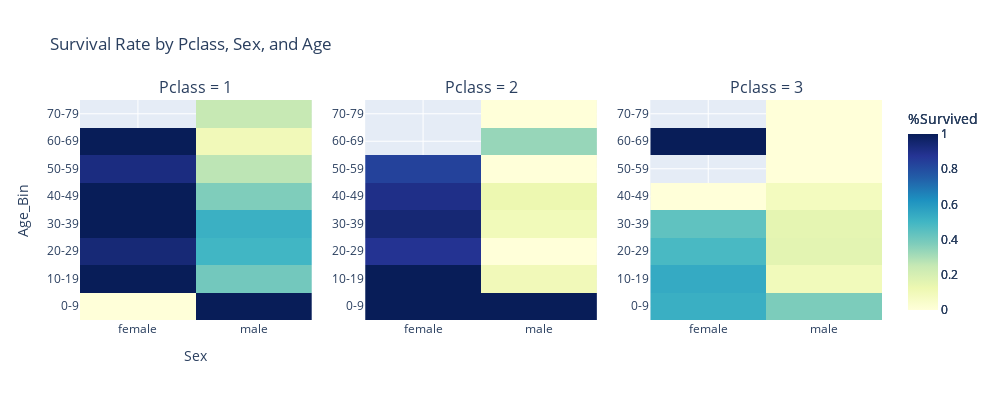

Source (notebook cell):
### Code cell
import plotly.graph_objects as go
from plotly.subplots import make_subplots

# Convert the Age_Bin column to string format
grouped5['Age_Bin'] = grouped5['Age_Bin'].astype(str)

# Filter the data for each Pclass separately
pclass_1 = grouped5[grouped5['Pclass'] == 1]
pclass_2 = grouped5[grouped5['Pclass'] == 2]
pclass_3 = grouped5[grouped5['Pclass'] == 3]

# Create subplots
fig = make_subplots(rows=1, cols=3, subplot_titles=("Pclass = 1", "Pclass = 2", "Pclass = 3"))

# Add heatmap traces for Pclass = 1
trace1 = go.Heatmap(
    x=pclass_1['Sex'],
    y=pclass_1['Age_Bin'],
    z=pclass_1['Survived'],
    colorscale='YlGnBu',
    zmin=0,
    zmax=1,
    colorbar=dict(title='%Survived')
)
fig.add_trace(trace1, row=1, col=1)

# Add heatmap traces for Pclass = 2
trace2 = go.Heatmap(
    x=pclass_2['Sex'],
    y=pclass_2['Age_Bin'],
    z=pclass_2['Survived'],
    colorscale='YlGnBu',
    zmin=0,
    zmax=1,
    colorbar=dict(title='%Survived')
)
fig.add_trace(trace2, row=1, col=2)

# Add heatmap traces for Pclass = 3
trace3 = go.Heatmap(
    x=pclass_3['Sex'],
    y=pclass_3['Age_Bin'],
    z=pclass_3['Survived'],
    colorscale='YlGnBu',
    zmin=0,
    zmax=1,
    colorbar=dict(title='%Survived')
)
fig.add_trace(trace3, row=1, col=3)

# Update layout
fig.update_layout(
    title='Survival Rate by Pclass, Sex, and Age',
    xaxis=dict(title='Sex'),
    yaxis=dict(title='Age_Bin'),
    height=400,
    width=1000,
)

# Show the plot
fig.show()

### Figure 1 — Plotly figure (JSON) as saved in the notebook; plotly's stock layout.template omitted (floating-point values rounded to 4 significant figures)
{"data": [{"colorbar": {"title": {"text": "%Survived"}}, "colorscale": [[0, "rgb(255,255,217)"], [0.125, "rgb(237,248,177)"], [0.25, "rgb(199,233,180)"], [0.375, "rgb(127,205,187)"], [0.5, "rgb(65,182,196)"], [0.625, "rgb(29,145,192)"], [0.75, "rgb(34,94,168)"], [0.875, "rgb(37,52,148)"], [1, "rgb(8,29,88)"]], "type": "heatmap", "x": ["female", "female", "female", "female", "female", "female", "female", "female", "male", "male", "male", "male", "male", "male", "male", "male"], "xaxis": "x", "y": ["0-9", "10-19", "20-29", "30-39", "40-49", "50-59", "60-69", "70-79", "0-9", "10-19", "20-29", "30-39", "40-49", "50-59", "60-69", "70-79"], "yaxis": "y", "z": [0, 1, 0.9375, 1, 1, 0.9167, 1, null, 1, 0.4, 0.5, 0.5217, 0.375, 0.2667, 0.1, 0.25], "zmax": 1, "zmin": 0}, {"colorbar": {"title": {"text": "%Survived"}}, "colorscale": [[0, "rgb(255,255,217)"], [0.125, "rgb(237,248,177)"], [0.25, "rgb(199,233,180)"], [0.375, "rgb(127,205,187)"], [0.5, "rgb(65,182,196)"], [0.625, "rgb(29,145,192)"], [0.75, "rgb(34,94,168)"], [0.875, "rgb(37,52,148)"], [1, "rgb(8,29,88)"]], "type": "heatmap", "x": ["female", "female", "female", "female", "female", "female", "female", "female", "male", "male", "male", "male", "male", "male", "male", "male"], "xaxis": "x2", "y": ["0-9", "10-19", "20-29", "30-39", "40-49", "50-59", "60-69", "70-79", "0-9", "10-19", "20-29", "30-39", "40-49", "50-59", "60-69", "70-79"], "yaxis": "y2", "z": [1, 1, 0.88, 0.9412, 0.9, 0.8333, null, null, 1, 0.1, 0, 0.09677, 0.125, 0, 0.3333, 0], "zmax": 1, "zmin": 0}, {"colorbar": {"title": {"text": "%Survived"}}, "colorscale": [[0, "rgb(255,255,217)"], [0.125, "rgb(237,248,177)"], [0.25, "rgb(199,233,180)"], [0.375, "rgb(127,205,187)"], [0.5, "rgb(65,182,196)"], [0.625, "rgb(29,145,192)"], [0.75, "rgb(34,94,168)"], [0.875, "rgb(37,52,148)"], [1, "rgb(8,29,88)"]], "type": "heatmap", "x": ["female", "female", "female", "female", "female", "female", "female", "female", "male", "male", "male", "male", "male", "male", "male", "male"], "xaxis": "x3", "y": ["0-9", "10-19", "20-29", "30-39", "40-49", "50-59", "60-69", "70-79", "0-9", "10-19", "20-29", "30-39", "40-49", "50-59", "60-69", "70-79"], "yaxis": "y3", "z": [0.5238, 0.5417, 0.4839, 0.4375, 0, null, 1, null, 0.381, 0.09524, 0.1569, 0.1509, 0.08, 0, 0, 0], "zmax": 1, "zmin": 0}], "layout": {"annotations": [{"font": {"size": 16}, "showarrow": false, "text": "Pclass = 1", "x": 0.1444, "xanchor": "center", "xref": "paper", "y": 1, "yanchor": "bottom", "yref": "paper"}, {"font": {"size": 16}, "showarrow": false, "text": "Pclass = 2", "x": 0.5, "xanchor": "center", "xref": "paper", "y": 1, "yanchor": "bottom", "yref": "paper"}, {"font": {"size": 16}, "showarrow": false, "text": "Pclass = 3", "x": 0.8556, "xanchor": "center", "xref": "paper", "y": 1, "yanchor": "bottom", "yref": "paper"}], "height": 400, "title": {"text": "Survival Rate by Pclass, Sex, and Age"}, "width": 1000, "xaxis": {"anchor": "y", "domain": [0, 0.2889], "title": {"text": "Sex"}}, "xaxis2": {"anchor": "y2", "domain": [0.3556, 0.6444]}, "xaxis3": {"anchor": "y3", "domain": [0.7111, 1]}, "yaxis": {"anchor": "x", "domain": [0, 1], "title": {"text": "Age_Bin"}}, "yaxis2": {"anchor": "x2", "domain": [0, 1]}, "yaxis3": {"anchor": "x3", "domain": [0, 1]}}}
